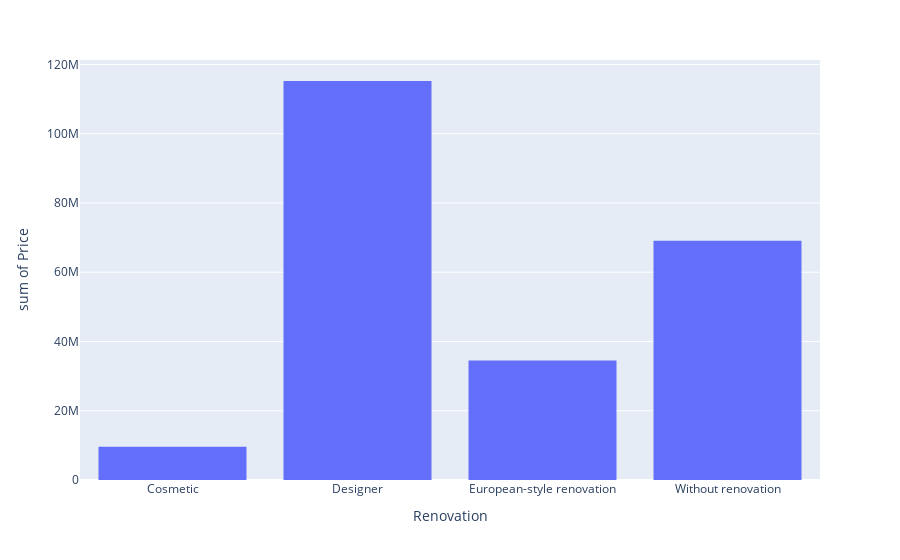

Notebook cell for this chart:
### Markdown cell above
- несколько графиков разного вида

Построим Гистограмму распределения средней стоимость жилья в зависимости от типа внутренней отделки

### Code cell
bar_data = data.groupby('Renovation', as_index=False).agg({'Price': 'mean'})
fig = px.histogram(bar_data, x="Renovation", y='Price')
fig.show()

### Figure 1 — Plotly figure (JSON) as saved in the notebook; plotly's stock layout.template omitted (floating-point values rounded to 4 significant figures)
{"data": [{"alignmentgroup": "True", "bingroup": "x", "histfunc": "sum", "hovertemplate": "Renovation=%{x}<br>sum of Price=%{y}<extra></extra>", "legendgroup": "", "marker": {"color": "#636efa", "pattern": {"shape": ""}}, "name": "", "offsetgroup": "", "orientation": "v", "showlegend": false, "type": "histogram", "x": ["Cosmetic", "Designer", "European-style renovation", "Without renovation"], "xaxis": "x", "y": [9635000.0, 115200000.0, 34510000.0, 69090000.0], "yaxis": "y"}], "layout": {"barmode": "relative", "legend": {"tracegroupgap": 0}, "margin": {"t": 60}, "xaxis": {"anchor": "y", "domain": [0, 1], "title": {"text": "Renovation"}}, "yaxis": {"anchor": "x", "domain": [0, 1], "title": {"text": "sum of Price"}}}}
